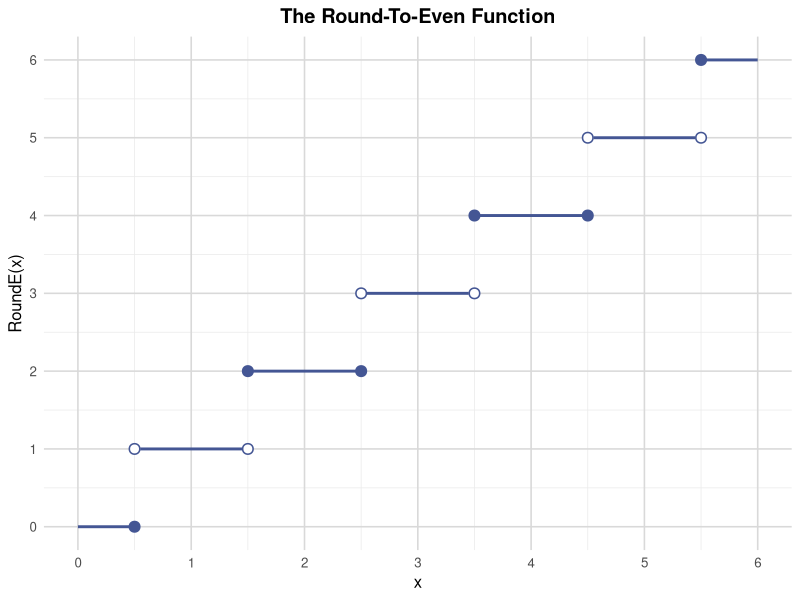
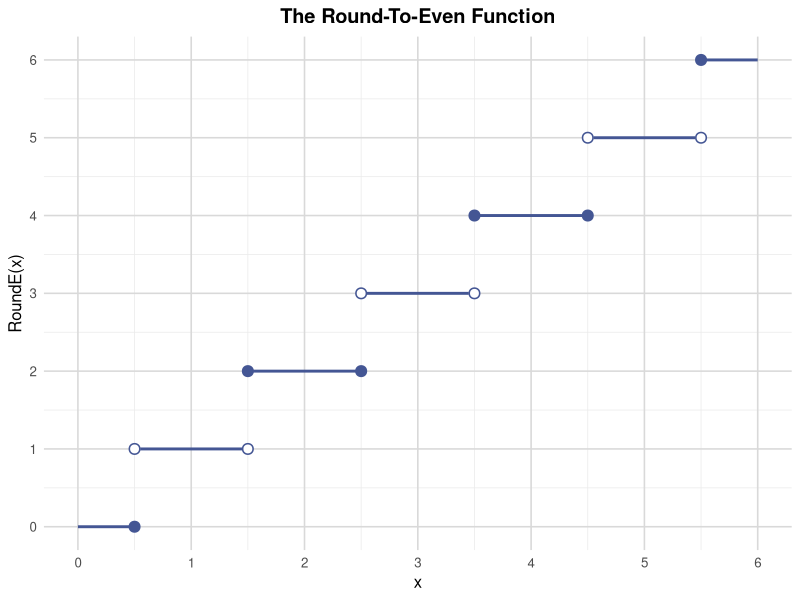

R code for these plots, in order:
out <- Sys.getenv("OUT_DIR")
if (out == "" || is.na(out)) out <- getwd()
dir.create(out, showWarnings = FALSE, recursive = TRUE)

# helper: SAS ROUND (half away from zero) and ROUNDE (half to even)
round_sas <- function(x, unit = 1) {
  if (length(unit) == 1) unit <- rep(unit, length(x))
  res <- x
  for (i in seq_along(x)) {
    if (is.na(x[i]) || is.na(unit[i])) { res[i] <- NA; next }
    if (unit[i] == 0) { res[i] <- x[i]; next }
    y <- x[i] / unit[i]
    y <- round(y, 10)  # remove binary noise
    r <- sign(y) * floor(abs(y) + 0.5 + 1e-12)
    # handle -0
    if (r == 0) r <- 0
    res[i] <- r * unit[i]
  }
  res
}
rounde_sas <- function(x, unit = 1) {
  if (length(unit) == 1) unit <- rep(unit, length(x))
  res <- x
  for (i in seq_along(x)) {
    if (is.na(x[i]) || is.na(unit[i])) { res[i] <- NA; next }
    if (unit[i] == 0) { res[i] <- x[i]; next }
    y <- x[i] / unit[i]
    y <- round(y, 10)
    r <- round(y)  # R round is ties to even
    res[i] <- r * unit[i]
  }
  res
}

# ------------------------------------------------------------
# Create step plot data (Series, Scatter1, Scatter2)
# ------------------------------------------------------------
x_series <- seq(0, 6, by = 0.05)
# clean floating point
x_series <- round(x_series, 10)
y_series <- rounde_sas(x_series)
group_series <- y_series
Series <- data.frame(x = x_series, y = y_series, group = group_series)

x1_vals <- seq(0.5, 5.5, by = 1)
x1_vals <- round(x1_vals, 10)
y1_vals <- rounde_sas(x1_vals)
Scatter1 <- data.frame(x1 = x1_vals, y1 = y1_vals)

x2_vals <- seq(0.5, 5.5, by = 1)
x2_vals <- round(x2_vals, 10)
y2_vals <- rounde_sas(x2_vals + 1) - 1
Scatter2 <- data.frame(x2 = x2_vals, y2 = y2_vals)

# RoundToEven as SAS SET (concatenation)
n1 <- nrow(Series); n2 <- nrow(Scatter1); n3 <- nrow(Scatter2)
RoundToEven <- data.frame(
  x = c(Series$x, rep(NA_real_, n2 + n3)),
  y = c(Series$y, rep(NA_real_, n2 + n3)),
  group = c(Series$group, rep(NA_real_, n2 + n3)),
  x1 = c(rep(NA_real_, n1), Scatter1$x1, rep(NA_real_, n3)),
  y1 = c(rep(NA_real_, n1), Scatter1$y1, rep(NA_real_, n3)),
  x2 = c(rep(NA_real_, n1 + n2), Scatter2$x2),
  y2 = c(rep(NA_real_, n1 + n2), Scatter2$y2)
)

# ------------------------------------------------------------
# SGPlot figure
# ------------------------------------------------------------
library(ggplot2)

p <- ggplot() +
  geom_line(data = Series, aes(x = x, y = y, group = group), color = "#445694", linewidth = 1) +
  geom_point(data = Scatter1, aes(x = x1, y = y1), shape = 21, fill = "#445694", colour = "#445694", size = 3, stroke = 0.8) +
  geom_point(data = Scatter2, aes(x = x2, y = y2), shape = 21, fill = "white", colour = "#445694", size = 3, stroke = 0.8) +
  labs(title = "The Round-To-Even Function", x = "x", y = "RoundE(x)") +
  scale_x_continuous(breaks = 0:6, limits = c(0, 6)) +
  scale_y_continuous(breaks = 0:6, limits = c(0, 6)) +
  theme_minimal(base_size = 12) +
  theme(
    panel.grid.major = element_line(color = "grey85"),
    panel.grid.minor = element_line(color = "grey92"),
    plot.title = element_text(hjust = 0.5, face = "bold")
  )

ggsave(file.path(out, "sgplot.png"), plot = p, width = 7, height = 5, dpi = 300)
# also save with original case name
ggsave(file.path(out, "SGPlot.png"), plot = p, width = 7, height = 5, dpi = 300)
# CSV of plotted data
write.csv(RoundToEven, file.path(out, "sgplot.csv"), row.names = FALSE, na = "")
write.csv(RoundToEven, file.path(out, "SGPlot.csv"), row.names = FALSE, na = "")
# also save Series separately for convenience
write.csv(Series, file.path(out, "sgplot_series.csv"), row.names = FALSE, na = "")

# ------------------------------------------------------------
# Seq table comparing ROUND and ROUNDE
# ------------------------------------------------------------
x_seq <- seq(0, 3.5, by = 0.25)
x_seq <- round(x_seq, 10)
Round_seq <- round_sas(x_seq)
RoundEven_seq <- rounde_sas(x_seq)
Seq <- data.frame(x = x_seq, Round = Round_seq, RoundEven = RoundEven_seq)
# labels: Round(x), RoundE(x) - keep column names as in SAS but also provide labelled version
Seq_labelled <- Seq
names(Seq_labelled) <- c("x", "Round(x)", "RoundE(x)")

# ------------------------------------------------------------
# Channel1 data (Lot 1) - 425 observations
# ------------------------------------------------------------
channel_vec <- c(
0.91,1.01,0.95,1.13,1.12,0.86,0.96,1.17,1.36,1.10,
0.98,1.27,1.13,0.92,1.15,1.26,1.14,0.88,1.03,1.00,
0.98,0.94,1.09,0.92,1.10,0.95,1.05,1.05,1.11,1.15,
1.11,0.98,0.78,1.09,0.94,1.05,0.89,1.16,0.88,1.19,
1.01,1.08,1.19,0.94,0.92,1.27,0.90,0.88,1.38,1.02,
1.21,0.99,1.19,1.05,0.95,0.92,1.06,1.03,0.76,1.04,
0.84,0.93,0.96,1.23,1.06,1.20,0.94,0.74,0.80,1.00,
1.00,0.97,0.94,1.05,1.09,1.07,0.79,1.06,0.96,1.00,
1.07,0.98,1.26,0.99,1.12,0.99,1.05,1.12,0.85,0.96,
1.01,1.21,0.95,0.86,0.86,1.19,1.24,0.75,1.03,0.84,
0.93,0.65,0.84,0.92,0.86,1.07,1.05,0.95,1.05,1.10,
0.93,1.03,0.94,0.97,0.95,0.99,0.97,0.81,1.10,0.95,
1.08,0.75,0.97,0.94,0.95,0.85,1.02,1.07,1.11,1.02,
1.16,1.05,0.88,1.29,0.99,0.83,1.06,1.05,1.03,1.15,
1.14,0.91,1.17,1.17,0.70,0.84,1.33,0.95,1.34,1.14,
1.08,1.28,1.14,0.84,1.09,1.12,0.99,1.08,0.95,1.12,
0.70,1.07,1.06,1.24,1.17,0.96,1.00,0.85,1.25,0.84,
1.00,1.01,1.08,1.08,0.75,1.06,1.09,0.86,1.08,1.11,
1.19,1.25,0.94,0.97,0.81,0.91,0.99,0.94,0.94,1.12,
1.10,0.82,1.17,0.89,0.75,0.84,1.10,0.93,1.11,1.07,
1.20,1.22,0.90,1.01,1.17,0.97,1.02,0.77,1.07,0.87,
0.96,1.21,1.04,0.89,0.95,0.86,0.84,1.03,1.26,0.71,
0.75,1.34,1.14,1.09,0.85,0.68,0.79,1.06,1.12,1.10,
0.98,1.11,0.98,0.86,1.15,0.89,1.21,0.79,1.31,0.84,
1.05,0.89,1.01,0.81,1.10,1.04,1.07,1.02,0.91,1.00,
0.98,0.95,0.82,1.11,1.07,1.07,0.89,1.15,1.04,1.19,
1.07,1.03,1.04,0.81,0.93,1.06,0.92,1.29,1.04,0.99,
0.86,0.84,1.22,1.09,1.14,0.76,0.86,0.96,1.07,1.21,
0.93,1.07,1.13,0.95,0.92,1.01,1.01,1.16,1.24,0.82,
1.03,1.31,0.79,1.14,1.15,0.97,0.82,1.10,1.06,1.00,
0.58,0.79,1.08,1.06,1.06,1.14,1.09,1.01,0.87,0.97,
1.08,1.03,1.08,0.92,1.26,0.74,0.98,0.94,0.84,1.07,
1.04,0.93,0.90,0.83,0.91,1.15,1.00,0.86,0.87,0.75,
1.19,1.13,1.14,0.78,1.03,0.95,0.77,0.89,0.90,0.96,
0.95,1.08,1.03,0.98,1.00,0.86,1.16,1.05,0.97,0.91,
1.06,1.12,0.97,1.03,0.88,1.02,0.98,0.95,0.86,1.14,
1.15,1.26,0.84,0.82,0.91,1.02,0.96,0.95,1.17,1.03,
0.89,1.07,1.06,1.09,0.95,0.99,1.38,1.10,0.88,1.05,
1.18,0.93,1.14,0.86,1.24,0.97,1.04,1.12,1.10,1.14,
1.22,0.89,0.93,1.30,0.93,1.00,1.06,0.92,1.26,0.75,
1.24,1.17,1.09,1.06,0.78,0.95,0.97,0.90,0.98,0.88,
0.87,1.00,0.83,1.11,1.15,1.20,1.21,1.00,0.95,0.82,
1.16,0.80,0.99,0.89,1.17
)
stopifnot(length(channel_vec) == 425)
Channel1 <- data.frame(Length = channel_vec)

# round to nearest 0.1
Round_df <- data.frame(
  Length = Channel1$Length,
  Round = round_sas(Channel1$Length, 0.1),
  RoundEven = rounde_sas(Channel1$Length, 0.1)
)
Round_df$RoundUp <- as.numeric(Round_df$Round > Round_df$Length)
Round_df$RoundEvenUp <- as.numeric(Round_df$RoundEven > Round_df$Length)

# PROC MEANS sum mean ndec=3 for Length, Round, RoundEven
vars1 <- c("Length", "Round", "RoundEven")
labels1 <- c("True values", "Rounded values", "Round-to-even values")
means1 <- data.frame(
  Variable = vars1,
  Label = labels1,
  N = sapply(vars1, function(v) sum(!is.na(Round_df[[v]]))),
  Sum = sapply(vars1, function(v) sum(Round_df[[v]], na.rm = TRUE)),
  Mean = sapply(vars1, function(v) mean(Round_df[[v]], na.rm = TRUE)),
  stringsAsFactors = FALSE
)
# format for display with 3 decimals
means1$Sum_fmt <- sprintf("%.3f", means1$Sum)
means1$Mean_fmt <- sprintf("%.3f", means1$Mean)

# PROC MEANS mean ndec=3 for RoundUp, RoundEvenUp
vars2 <- c("RoundUp", "RoundEvenUp")
labels2 <- c("Proportion rounded up for ROUND", "Proportion rounded up for ROUNDE")
means2 <- data.frame(
  Variable = vars2,
  Label = labels2,
  N = sapply(vars2, function(v) sum(!is.na(Round_df[[v]]))),
  Mean = sapply(vars2, function(v) mean(Round_df[[v]], na.rm = TRUE)),
  stringsAsFactors = FALSE
)
means2$Mean_fmt <- sprintf("%.3f", means2$Mean)

# ------------------------------------------------------------
# Write CSV outputs
# ------------------------------------------------------------
# Seq table CSV
write.csv(Seq, file.path(out, "P096.csv"), row.names = FALSE, na = "")
write.csv(Seq, file.path(out, "P096.lst.csv"), row.names = FALSE, na = "")
write.csv(Seq_labelled, file.path(out, "P096_Seq.csv"), row.names = FALSE, na = "")

# Means CSVs
write.csv(means1[, c("Variable","Label","Sum","Mean")], file.path(out, "P096_means1.csv"), row.names = FALSE, na = "")
write.csv(means2[, c("Variable","Label","Mean")], file.path(out, "P096_means2.csv"), row.names = FALSE, na = "")

# Combined CSV that contains all 53 numbers in long form (for verification)
combined <- data.frame(
  Table = c(rep("Seq", nrow(Seq)*3), rep("Means_SumMean", nrow(means1)*2), rep("Means_Prop", nrow(means2))),
  Variable = c(rep(Seq$x, 1), rep(Seq$Round, 1), rep(Seq$RoundEven, 1), rep(means1$Variable, each=1), rep(means1$Variable, each=1), means2$Variable),
  stringsAsFactors = FALSE
)
# Instead create a tidy CSV with all numbers explicitly
tidy_numbers <- rbind(
  data.frame(Table="Seq", Variable="x", Value=Seq$x, stringsAsFactors=FALSE),
  data.frame(Table="Seq", Variable="Round(x)", Value=Seq$Round, stringsAsFactors=FALSE),
  data.frame(Table="Seq", Variable="RoundE(x)", Value=Seq$RoundEven, stringsAsFactors=FALSE),
  data.frame(Table="Means1", Variable=paste0(means1$Variable,"_Sum"), Value=means1$Sum, stringsAsFactors=FALSE),
  data.frame(Table="Means1", Variable=paste0(means1$Variable,"_Mean"), Value=means1$Mean, stringsAsFactors=FALSE),
  data.frame(Table="Means2", Variable=paste0(means2$Variable,"_Mean"), Value=means2$Mean, stringsAsFactors=FALSE)
)
write.csv(tidy_numbers, file.path(out, "P096_tidy.csv"), row.names = FALSE, na = "")

# Round dataset CSV (full data)
write.csv(Round_df, file.path(out, "P096_Round.csv"), row.names = FALSE, na = "")

# ------------------------------------------------------------
# Write text rendering (P096.lst)
# ------------------------------------------------------------
txt_path <- file.path(out, "P096.txt")
lst_path <- file.path(out, "P096.lst.txt")
con <- file(txt_path, open = "wt")
con2 <- file(lst_path, open = "wt")
sink_all <- function(txt) {
  cat(txt, file = con)
  cat(txt, file = con2)
}
sink_all("The Round-To-Even Function\n")
sink_all("================================================================================\n\n")
sink_all("Table 1: Comparison of ROUND and ROUNDE (round-to-even) functions\n")
sink_all("-------------------------------------------------------------------------------\n")
# header
sink_all(sprintf("%-8s %-12s %-12s\n", "x", "Round(x)", "RoundE(x)"))
sink_all(sprintf("%-8s %-12s %-12s\n", "--------", "------------", "------------"))
for (i in seq_len(nrow(Seq))) {
  x_str <- as.character(Seq$x[i])
  # ensure 0.25 etc not scientific
  sink_all(sprintf("%-8s %-12s %-12s\n", x_str, as.character(Seq$Round[i]), as.character(Seq$RoundEven[i])))
}
sink_all("\n")
sink_all("Note: ROUND uses traditional half-away-from-zero; ROUNDE uses round-half-to-even.\n")
sink_all("      x = 0 to 3.5 by 0.25 (15 observations, 45 numbers)\n\n")

sink_all("Table 2: PROC MEANS - Sum and Mean (ndec=3) for Length data (N=425)\n")
sink_all("-------------------------------------------------------------------------------\n")
sink_all(sprintf("%-12s %-25s %12s %12s\n", "Variable", "Label", "Sum", "Mean"))
sink_all(sprintf("%-12s %-25s %12s %12s\n", "------------", "-------------------------", "------------", "------------"))
for (i in seq_len(nrow(means1))) {
  sink_all(sprintf("%-12s %-25s %12s %12s\n", means1$Variable[i], means1$Label[i], means1$Sum_fmt[i], means1$Mean_fmt[i]))
}
sink_all("\n")

sink_all("Table 3: PROC MEANS - Proportion rounded up (ndec=3)\n")
sink_all("-------------------------------------------------------------------------------\n")
sink_all(sprintf("%-14s %-35s %12s\n", "Variable", "Label", "Mean"))
sink_all(sprintf("%-14s %-35s %12s\n", "--------------", "-----------------------------------", "------------"))
for (i in seq_len(nrow(means2))) {
  sink_all(sprintf("%-14s %-35s %12s\n", means2$Variable[i], means2$Label[i], means2$Mean_fmt[i]))
}
sink_all("\n")
sink_all("--------------------------------------------------------------------------------\n")
sink_all("Summary: 53 numbers displayed (45 in Table 1 + 6 in Table 2 + 2 in Table 3)\n")
sink_all("Data: Channel1 Length (microns) for Lot 1, N=425 field effect transistors\n")
sink_all("Rounding unit = 0.1 (nearest tenth)\n")
close(con)
close(con2)

# also create P096.lst (without extension) as copy of txt for SAS expectation
file.copy(txt_path, file.path(out, "P096.lst"), overwrite = TRUE)

# ------------------------------------------------------------
# Console log
# ------------------------------------------------------------
cat("P096 R translation complete.\n")
cat("Outputs written to:", out, "\n")
cat("Files: sgplot.png, sgplot.csv, P096.txt, P096.csv, P096.lst, P096_means1.csv, P096_means2.csv\n")
cat(sprintf("Means1 Sum: Length=%s Round=%s RoundEven=%s\n", means1$Sum_fmt[1], means1$Sum_fmt[2], means1$Sum_fmt[3]))
cat(sprintf("Means1 Mean: Length=%s Round=%s RoundEven=%s\n", means1$Mean_fmt[1], means1$Mean_fmt[2], means1$Mean_fmt[3]))
cat(sprintf("Means2 Mean: RoundUp=%s RoundEvenUp=%s\n", means2$Mean_fmt[1], means2$Mean_fmt[2]))
